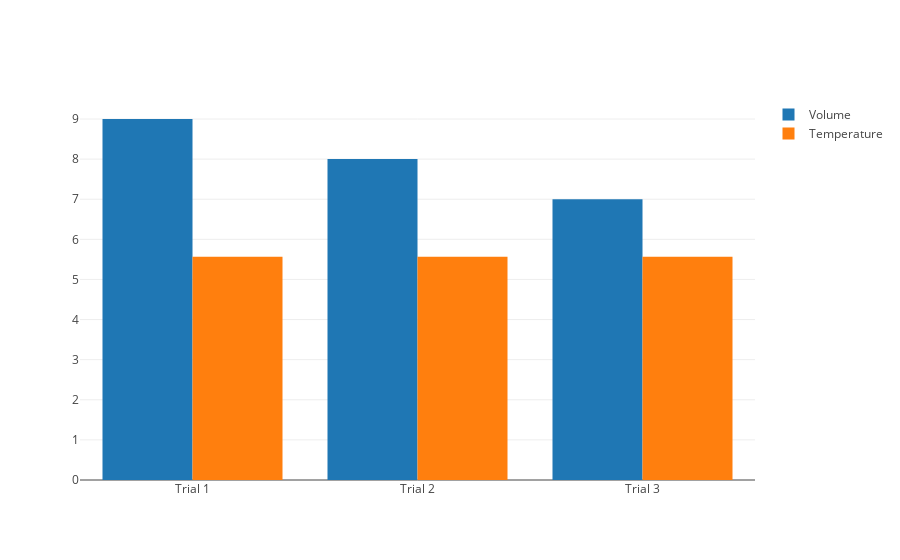

This figure's notebook cell:
### Code cell
init_notebook_mode(connected=True)

def f(x):
    volumes.append(x)
    temperatures.append(k*volume)
    return x

w = interact(f, x=widgets.IntSlider(
        value=volume,
        min=0,
        max=10,
        step=1,
        description='Change Volume:',
        disabled=False,
        continuous_update=True,
        orientation='horizontal',
        readout=True,
        readout_format='d'
    )
)

trace1 = go.Bar(
    x=['Trial 1', 'Trial 2', 'Trial 3'],
    y=volumes,
    name='Volume'
)
trace2 = go.Bar(
    x=['Trial 1', 'Trial 2', 'Trial 3'],
    y=temperatures,
    name='Temperature'
)

data = [trace1, trace2]

layout = go.Layout(
    barmode='group'
)

fig = go.Figure(data=data, layout=layout)
py.iplot(fig, filename='grouped-bar')

### Figure 1 — Plotly figure (JSON) as saved in the notebook; plotly's stock layout.template omitted (floating-point values rounded to 4 significant figures)
{"data": [{"name": "Volume", "type": "bar", "x": ["Trial 1", "Trial 2", "Trial 3"], "y": [9, 8, 7, 6, 9]}, {"name": "Temperature", "type": "bar", "x": ["Trial 1", "Trial 2", "Trial 3"], "y": [5.566, 5.566, 5.566, 5.566, 5.566]}], "layout": {"barmode": "group"}}
